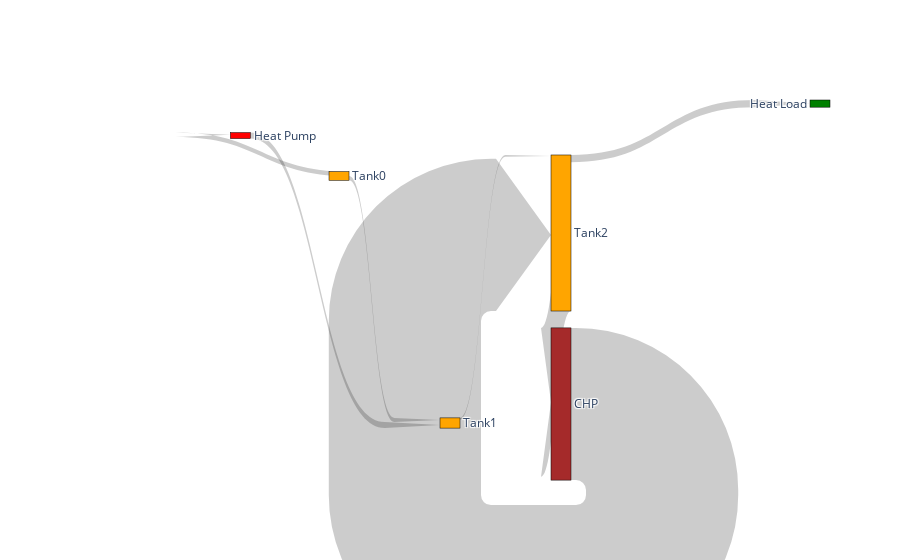

Notebook source saved alongside this figure:
### Markdown cell above
### Plot with more details

### Code cell
#Plot where out/fro CHP considered

fig = go.Figure(data=[go.Sankey(
    arrangement = "snap",
    valuesuffix = "Wh",
    node = dict(
      pad = 10,
    #   thickness = 20,
      line = dict(color = "black", width = 0.5),
      label = ["Heat Pump", "Tank0", "Tank1", "Tank2", "Heat Load", "CHP"],
      x = [0, 0.35, 0.5, 0.65, 1,0.65],
      y = [0,0.2,0.85,0.35,-0.2, 0.8],
    #   color = "blue"
      color = ['Red', 'Orange', 'Orange', 'Orange', 'Green', 'Brown']
    ),
    link = dict(
      arrowlen = 55,
      source = [0, 1, 2,3, 4, 1,5,3], # indices correspond to labels, eg A1, A2, A1, B1, ...
      target = [2, 2, 3,4, 1, 0,3,5],
      value = [(((df[x].sum())**2)**0.5)/4 for x in Qflows]
    #   curve = [0, 0, 0, 0.5, 0]
  ))])

fig.show()

### Figure 1 — Plotly figure (JSON) as saved in the notebook; plotly's stock layout.template omitted (floating-point values rounded to 4 significant figures)
{"data": [{"arrangement": "snap", "link": {"arrowlen": 55, "source": [0, 1, 2, 3, 4, 1, 5, 3], "target": [2, 2, 3, 4, 1, 0, 3, 5], "value": [19420000.0, 13540000.0, 6116000.0, 23140000.0, 0, 14190000.0, 490900000.0, 480100000.0]}, "node": {"color": ["Red", "Orange", "Orange", "Orange", "Green", "Brown"], "label": ["Heat Pump", "Tank0", "Tank1", "Tank2", "Heat Load", "CHP"], "line": {"color": "black", "width": 0.5}, "pad": 10, "x": [0, 0.35, 0.5, 0.65, 1, 0.65], "y": [0, 0.2, 0.85, 0.35, -0.2, 0.8]}, "type": "sankey", "valuesuffix": "Wh"}], "layout": {}}
